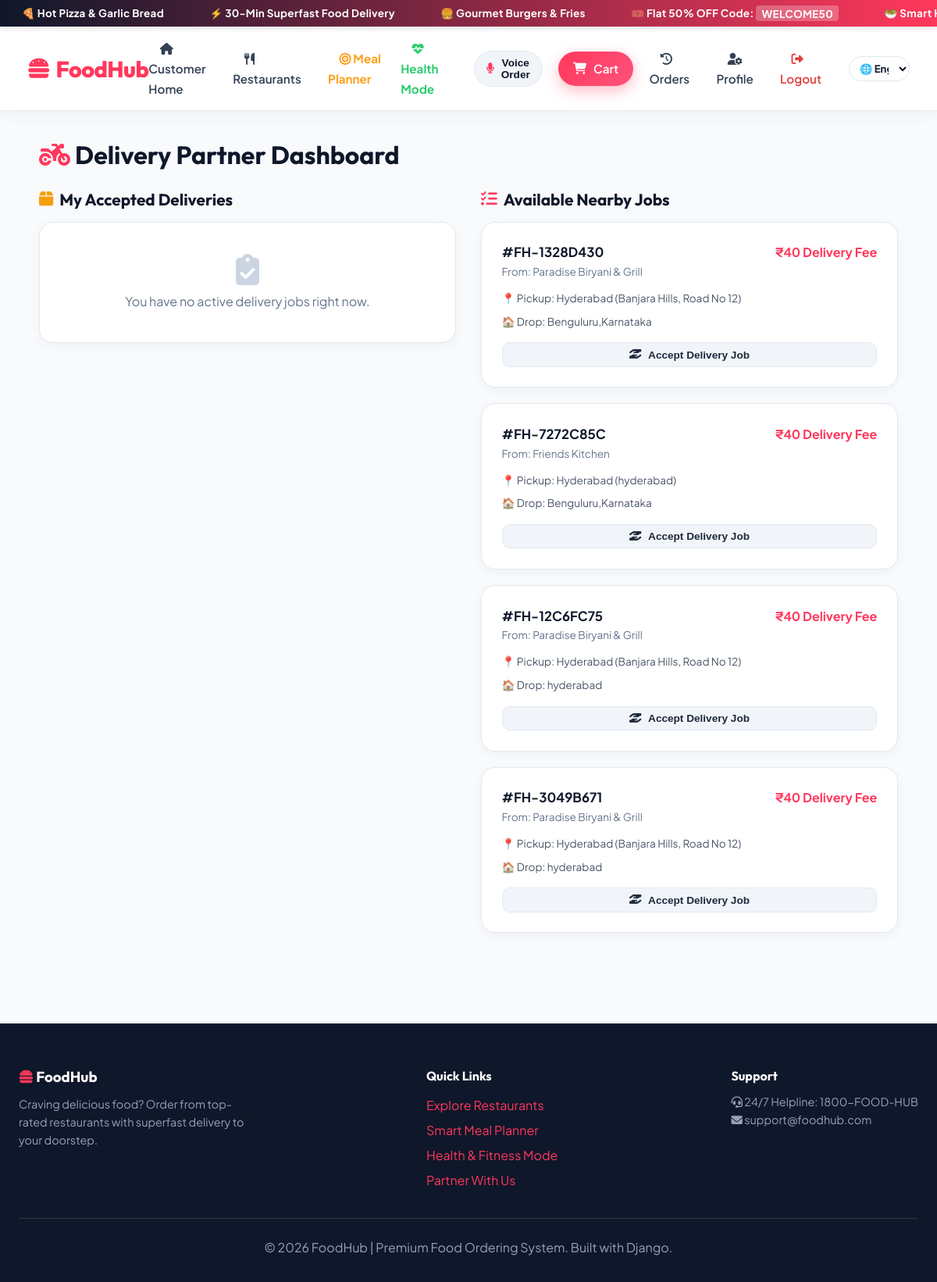
The page /orders/delivery/ (signed in) on the database its author committed.
### orders/models.py (models this page shows, shortened)
class Order(models.Model):
    STATUS_CHOICES = (
        ('Pending', 'Pending'),
        ('Confirmed', 'Confirmed'),
        ('Preparing', 'Preparing'),
        ('Ready for Pickup', 'Ready for Pickup'),
        ('Out for Delivery', 'Out for Delivery'),
        ('Delivered', 'Delivered'),
        ('Cancelled', 'Cancelled'),
    )
    PAYMENT_METHOD_CHOICES = (
        ('COD', 'Cash on Delivery'),
        ('UPI', 'UPI Payment'),
        ('Card', 'Credit/Debit Card'),
        ('NetBanking', 'Net Banking'),
    )
    PAYMENT_STATUS_CHOICES = (
        ('Pending', 'Pending'),
        ('Paid', 'Paid'),
        ('Failed', 'Failed'),
    )
    order_number = models.CharField(max_length=50, unique=True, editable=False)
    customer = models.ForeignKey(
        settings.AUTH_USER_MODEL,
        on_delete=models.CASCADE,
        related_name='customer_orders'
    )
    restaurant = models.ForeignKey(
        Restaurant,
        on_delete=models.CASCADE,
        related_name='orders'
    )
    delivery_partner = models.ForeignKey(
        settings.AUTH_USER_MODEL,
        on_delete=models.SET_NULL,
        null=True,
        blank=True,
        related_name='delivery_orders'
    )
    status = models.CharField(max_length=30, choices=STATUS_CHOICES, default='Pending')
    delivery_address = models.TextField()
    phone = models.CharField(max_length=20)
    special_notes = models.TextField(blank=True)
    payment_method = models.CharField(max_length=20, choices=PAYMENT_METHOD_CHOICES, default='COD')
    payment_status = models.CharField(max_length=20, choices=PAYMENT_STATUS_CHOICES, default='Pending')
    subtotal = models.DecimalField(max_digits=10, decimal_places=2)
    delivery_fee = models.DecimalField(max_digits=6, decimal_places=2, default=40)
    tax_amount = models.DecimalField(max_digits=6, decimal_places=2, default=0)
    discount_amount = models.DecimalField(max_digits=8, decimal_places=2, default=0)
    total_amount = models.DecimalField(max_digits=10, decimal_places=2)
    coupon_code = models.CharField(max_length=50, blank=True)
    created_at = models.DateTimeField(auto_now_add=True)
    updated_at = models.DateTimeField(auto_now=True)

### restaurants/models.py (models this page shows, shortened)
class Restaurant(models.Model):
    STATUS_CHOICES = [
        ("Pending", "Pending"),
        ("Approved", "Approved"),
        ("Rejected", "Rejected"),
    ]
    owner = models.ForeignKey(
        settings.AUTH_USER_MODEL,
        on_delete=models.CASCADE,
        related_name="restaurants"
    )
    restaurant_name = models.CharField(max_length=150)
    description = models.TextField()
    phone = models.CharField(max_length=15)
    email = models.EmailField()
    address = models.TextField()
    city = models.CharField(max_length=100)
    state = models.CharField(max_length=100)
    pincode = models.CharField(max_length=10)
    cuisine = models.CharField(max_length=100)
    opening_time = models.TimeField()
    closing_time = models.TimeField()
    minimum_order = models.DecimalField(
        max_digits=8,
        decimal_places=2,
        default=0
    )
    delivery_time = models.PositiveIntegerField(
        help_text="Delivery time in minutes"
    )
    logo = models.ImageField(
        upload_to="restaurant/logo/",
        blank=True,
        null=True
    )
    cover_image = models.ImageField(
        upload_to="restaurant/cover/",
        blank=True,
        null=True
    )
    fssai_license = models.FileField(
        upload_to="restaurant/licenses/",
        blank=True,
        null=True
    )
    gst_number = models.CharField(
        max_length=30,
        blank=True
    )
    rating = models.DecimalField(
        max_digits=2,
        decimal_places=1,
        default=0
    )
    status = models.CharField(
        max_length=20,
        choices=STATUS_CHOICES,
        default="Pending"
    )
    created_at = models.DateTimeField(auto_now_add=True)

### orders/views.py (the view, shortened to what this page needs)
# urls.py: path('delivery/', views.delivery_dashboard, name='delivery_dashboard'),
@login_required
def delivery_dashboard(request):
    available_orders = Order.objects.filter(
        status__in=['Confirmed', 'Preparing', 'Ready for Pickup'],
        delivery_partner__isnull=True
    ).order_by('-created_at')
    my_deliveries = Order.objects.filter(
        delivery_partner=request.user
    ).order_by('-updated_at')
    context = {
        'available_orders': available_orders,
        'my_deliveries': my_deliveries,
    }
    return render(request, 'orders/delivery_dashboard.html', context)

### cart/context_processors.py (called while the page is built, shortened)
def get_or_create_cart(request):
    if not request.session.session_key:
        request.session.create()
    session_key = request.session.session_key
    if request.user.is_authenticated:
        user_carts = Cart.objects.filter(user=request.user).order_by('-updated_at')
        if user_carts.exists():
            cart = user_carts.first()
    else:
        session_cart = Cart.objects.filter(session_key=session_key).first()
        if not session_cart:
            session_cart = Cart.objects.create(session_key=session_key)
        cart = session_cart
    return cart

def cart_context(request):
    try:
        cart = get_or_create_cart(request)
        return {
            'cart': cart,
            'cart_count': cart.get_total_quantity,
            'cart_subtotal': cart.get_subtotal,
            'cart_restaurant': cart.get_restaurant,
        }
    except Exception:
        return {
            'cart': None,
            'cart_count': 0,
            'cart_subtotal': 0,
            'cart_restaurant': None,
        }

### cart/models.py (called while the page is built)
    @property
    def get_total_quantity(self):
        return sum(item.quantity for item in self.items.all())

    @property
    def get_subtotal(self):
        return float(sum(item.get_cost for item in self.items.all()))

    @property
    def get_restaurant(self):
        first_item = self.items.first()
        if first_item and first_item.menu_item:
            return first_item.menu_item.restaurant
        return None

### templates/orders/delivery_dashboard.html (shortened to what this page needs)
{% extends 'base.html' %}
{% block content %}
<div style="max-width: 1100px; margin: 0 auto;">
    <h1 style="margin-bottom: 1.5rem;"><i class="fa-solid fa-motorcycle" style="color: var(--primary-color);"></i> Delivery Partner Dashboard</h1>
    <div style="display: grid; grid-template-columns: 1fr 1fr; gap: 2rem; align-items: start;">
        <div>
            <h2 style="font-size: 1.3rem; margin-bottom: 1rem; display: flex; align-items: center; gap: 0.5rem;">
                <i class="fa-solid fa-box" style="color: var(--secondary-color);"></i> My Accepted Deliveries
            </h2>
            {% if my_deliveries %}
            <div style="display: flex; flex-direction: column; gap: 1.25rem;">
                {% for order in my_deliveries %}
                <div class="card" style="border-left: 4px solid var(--primary-color);">
                    <div style="display: flex; justify-content: space-between; align-items: flex-start; margin-bottom: 0.75rem;">
                        <div>
                            <strong style="font-size: 1.1rem; color: var(--dark-color);">Order #{{ order.order_number }}</strong>
                            <p style="font-size: 0.85rem; color: var(--text-muted);">{{ order.restaurant.restaurant_name }}</p>
                        </div>
                        <span style="font-size: 0.8rem; font-weight: 700; padding: 0.25rem 0.6rem; border-radius: var(--radius-full);
                            {% if order.status == 'Delivered' %}background:#e6fffa; color:#234e52;
                            {% else %}
                            background:#fffaf0; color:#9c4221;
                            {% endif %}">
                            {{ order.status }}
                        </span>
                    </div>
                    <p style="font-size: 0.9rem; color: #4a5568; margin-bottom: 0.5rem;">
                        <i class="fa-solid fa-location-dot" style="color: var(--primary-color);"></i> <strong>Pickup Address:</strong> {{ order.restaurant.address }}, {{ order.restaurant.city }}
                    </p>
                    <p style="font-size: 0.9rem; color: #4a5568; margin-bottom: 1rem;">
                        <i class="fa-solid fa-house-chimney" style="color: var(--secondary-color);"></i> <strong>Drop Address:</strong> {{ order.delivery_address }} (Customer: {{ order.phone }})
                    </p>
                    {% if order.status != 'Delivered' %}
                    <form action="{% url 'delivery_dashboard' %}" method="POST" style="display: flex; gap: 0.5rem;">
                        {% csrf_token %}
                        <input type="hidden" name="action" value="update_status">
                        <input type="hidden" name="order_id" value="{{ order.id }}">
                        {% if order.status != 'Out for Delivery' %}
                        <button type="submit" name="status" value="Out for Delivery" class="btn btn-primary btn-sm btn-block">
                            <i class="fa-solid fa-person-biking"></i> Pick Up & Out for Delivery
                        </button>
                        {% else %}
                        <button type="submit" name="status" value="Delivered" class="btn btn-success btn-sm btn-block">
                            <i class="fa-solid fa-circle-check"></i> Mark as Delivered
                        </button>
                        {% endif %}
                    </form>
                    {% endif %}
                </div>
                {% endfor %}
            </div>
            {% else %}
            <div class="card" style="text-align: center; padding: 2.5rem 1rem; color: var(--text-muted);">
                <i class="fa-solid fa-clipboard-check" style="font-size: 2.5rem; color: #cbd5e1; margin-bottom: 0.5rem;"></i>
                <p>You have no active delivery jobs right now.</p>
            </div>
            {% endif %}
        </div>
        <div>
            <h2 style="font-size: 1.3rem; margin-bottom: 1rem; display: flex; align-items: center; gap: 0.5rem;">
                <i class="fa-solid fa-list-check" style="color: var(--primary-color);"></i> Available Nearby Jobs
            </h2>
            {% if available_orders %}
            <div style="display: flex; flex-direction: column; gap: 1.25rem;">
                {% for order in available_orders %}
                <div class="card">
                    <div style="display: flex; justify-content: space-between; align-items: flex-start; margin-bottom: 0.75rem;">
                        <div>
                            <strong style="font-size: 1.05rem; color: var(--dark-color);">#{{ order.order_number }}</strong>
                            <p style="font-size: 0.85rem; color: var(--text-muted);">From: {{ order.restaurant.restaurant_name }}</p>
                        </div>
                        <span style="font-weight: 700; color: var(--primary-color);">₹40 Delivery Fee</span>
                    </div>
                    <p style="font-size: 0.85rem; color: #4a5568; margin-bottom: 0.5rem;">
                        📍 Pickup: {{ order.restaurant.city }} ({{ order.restaurant.address|truncatechars:30 }})
                    </p>
                    <p style="font-size: 0.85rem; color: #4a5568; margin-bottom: 1rem;">
                        🏠 Drop: {{ order.delivery_address|truncatechars:40 }}
                    </p>
                    <form action="{% url 'delivery_dashboard' %}" method="POST">
                        <button type="submit" class="btn btn-secondary btn-sm btn-block">
                            <i class="fa-solid fa-hand-holding-hand"></i> Accept Delivery Job
                        </button>
                    </form>
                </div>
                {% endfor %}
            </div>
            {% else %}
            <div class="card" style="text-align: center; padding: 2.5rem 1rem; color: var(--text-muted);">
                <i class="fa-solid fa-circle-notch" style="font-size: 2.5rem; color: #cbd5e1; margin-bottom: 0.5rem;"></i>
                <p>No unassigned delivery jobs available at the moment.</p>
            </div>
            {% endif %}
        </div>
    </div>
</div>
{% endblock %}

### static/css/style.css (style rules this page uses)
:root { --primary-color: #ff385c; --primary-hover: #e00b41; --primary-light: #fff0f3; --secondary-color: #f59e0b; --dark-color: #0f172a; --card-bg: #ffffff; --bg-color: #f8fafc; --text-color: #1e293b; --text-muted: #64748b; --border-color: #e2e8f0; --success-color: #10b981; --warning-color: #f59e0b; --danger-color: #ef4444; --glass-bg: rgba(255, 255, 255, 0.94); --glass-border: rgba(226, 232, 240, 0.8); --shadow-sm: 0 4px 14px rgba(15, 23, 42, 0.04); --shadow-md: 0 12px 32px rgba(15, 23, 42, 0.08); --shadow-lg: 0 20px 50px rgba(15, 23, 42, 0.14); --radius-sm: 10px; --radius-md: 18px; --radius-lg: 32px; --radius-full: 9999px; --transition: all 0.3s cubic-bezier(0.4, 0, 0.2, 1); }
* { margin: 0; padding: 0; box-sizing: border-box; }
body { font-family: 'Plus Jakarta Sans', -apple-system, BlinkMacSystemFont, sans-serif; background-color: var(--bg-color); color: var(--text-color); line-height: 1.6; min-height: 100vh; display: flex; flex-direction: column; }
h1, h2, h3, h4, h5, h6 { font-family: 'Outfit', sans-serif; font-weight: 700; color: var(--dark-color); line-height: 1.25; }
.btn { display: inline-flex; align-items: center; justify-content: center; gap: 0.55rem; padding: 0.75rem 1.6rem; font-size: 0.95rem; font-weight: 600; border-radius: var(--radius-md); border: none; cursor: pointer; transition: var(--transition); text-decoration: none; }
.btn-secondary { background: #f1f5f9; color: #1e293b; border: 1px solid #e2e8f0; }
.btn-sm { padding: 0.45rem 0.95rem; font-size: 0.85rem; border-radius: var(--radius-sm); }
.btn-block { width: 100%; }
.card { background: var(--card-bg); border-radius: var(--radius-md); border: 1px solid var(--border-color); box-shadow: var(--shadow-sm); padding: 1.6rem; transition: var(--transition); }

### rows shown on the page
Order: order_number "FH-1328D430", restaurant.restaurant_name "Paradise Biryani & Grill", restaurant.city "Hyderabad", restaurant.address "Banjara Hills, Road No 12", delivery_address "Benguluru,Karnataka"
Order: order_number "FH-7272C85C", restaurant.restaurant_name "Friends Kitchen", restaurant.city "Hyderabad", restaurant.address "hyderabad", delivery_address "Benguluru,Karnataka"
Order: order_number "FH-12C6FC75", restaurant.restaurant_name "Paradise Biryani & Grill", restaurant.city "Hyderabad", restaurant.address "Banjara Hills, Road No 12", delivery_address "hyderabad"
Order: order_number "FH-3049B671", restaurant.restaurant_name "Paradise Biryani & Grill", restaurant.city "Hyderabad", restaurant.address "Banjara Hills, Road No 12", delivery_address "hyderabad"
